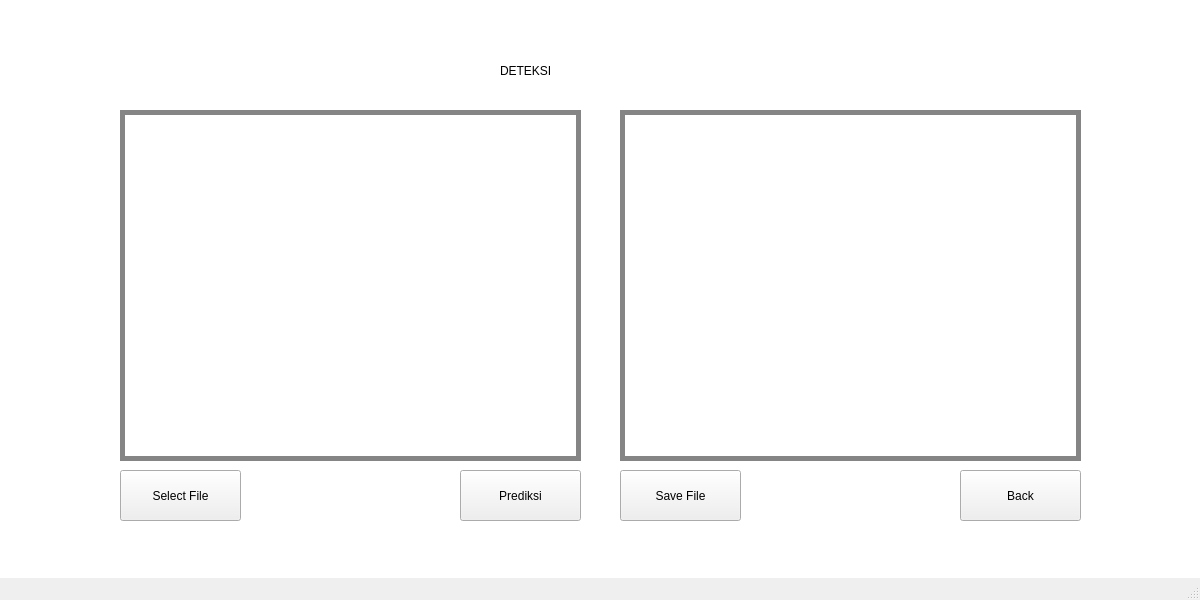
<?xml version="1.0" encoding="UTF-8"?>
<ui version="4.0">
 <class>MainWindow</class>
 <widget class="QMainWindow" name="MainWindow">
  <property name="geometry">
   <rect>
    <x>0</x>
    <y>0</y>
    <width>1200</width>
    <height>600</height>
   </rect>
  </property>
  <property name="minimumSize">
   <size>
    <width>1200</width>
    <height>600</height>
   </size>
  </property>
  <property name="maximumSize">
   <size>
    <width>1200</width>
    <height>600</height>
   </size>
  </property>
  <property name="windowTitle">
   <string>MainWindow</string>
  </property>
  <widget class="QWidget" name="centralwidget">
   <widget class="QGraphicsView" name="graphicsView">
    <property name="geometry">
     <rect>
      <x>-10</x>
      <y>-10</y>
      <width>1300</width>
      <height>700</height>
     </rect>
    </property>
    <property name="minimumSize">
     <size>
      <width>1300</width>
      <height>700</height>
     </size>
    </property>
    <property name="maximumSize">
     <size>
      <width>1300</width>
      <height>700</height>
     </size>
    </property>
   </widget>
   <widget class="QLabel" name="label">
    <property name="geometry">
     <rect>
      <x>500</x>
      <y>-10</y>
      <width>341</width>
      <height>161</height>
     </rect>
    </property>
    <property name="styleSheet">
     <string notr="true">font: 25pt &quot;Stencil&quot;;</string>
    </property>
    <property name="text">
     <string>DETEKSI</string>
    </property>
   </widget>
   <widget class="QLabel" name="image1">
    <property name="geometry">
     <rect>
      <x>120</x>
      <y>110</y>
      <width>461</width>
      <height>351</height>
     </rect>
    </property>
    <property name="styleSheet">
     <string notr="true">border: 5px solid #858585;</string>
    </property>
    <property name="text">
     <string/>
    </property>
   </widget>
   <widget class="QPushButton" name="Select">
    <property name="geometry">
     <rect>
      <x>120</x>
      <y>470</y>
      <width>121</width>
      <height>51</height>
     </rect>
    </property>
    <property name="maximumSize">
     <size>
      <width>200</width>
      <height>100</height>
     </size>
    </property>
    <property name="text">
     <string>Select File</string>
    </property>
   </widget>
   <widget class="QPushButton" name="Prediksi">
    <property name="geometry">
     <rect>
      <x>460</x>
      <y>470</y>
      <width>121</width>
      <height>51</height>
     </rect>
    </property>
    <property name="maximumSize">
     <size>
      <width>200</width>
      <height>100</height>
     </size>
    </property>
    <property name="text">
     <string>Prediksi</string>
    </property>
   </widget>
   <widget class="QPushButton" name="Save">
    <property name="geometry">
     <rect>
      <x>620</x>
      <y>470</y>
      <width>121</width>
      <height>51</height>
     </rect>
    </property>
    <property name="maximumSize">
     <size>
      <width>200</width>
      <height>100</height>
     </size>
    </property>
    <property name="text">
     <string>Save File</string>
    </property>
   </widget>
   <widget class="QPushButton" name="Back">
    <property name="geometry">
     <rect>
      <x>960</x>
      <y>470</y>
      <width>121</width>
      <height>51</height>
     </rect>
    </property>
    <property name="maximumSize">
     <size>
      <width>200</width>
      <height>100</height>
     </size>
    </property>
    <property name="text">
     <string>Back</string>
    </property>
   </widget>
   <widget class="QLabel" name="image2">
    <property name="geometry">
     <rect>
      <x>620</x>
      <y>110</y>
      <width>461</width>
      <height>351</height>
     </rect>
    </property>
    <property name="styleSheet">
     <string notr="true">border: 5px solid #858585;</string>
    </property>
    <property name="text">
     <string/>
    </property>
   </widget>
  </widget>
  <widget class="QMenuBar" name="menubar">
   <property name="geometry">
    <rect>
     <x>0</x>
     <y>0</y>
     <width>1200</width>
     <height>18</height>
    </rect>
   </property>
  </widget>
  <widget class="QStatusBar" name="statusbar"/>
 </widget>
 <resources/>
 <connections/>
</ui>
